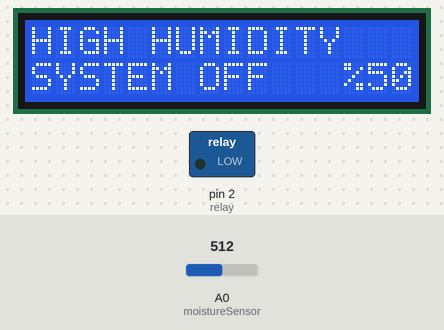
Recording of a sketch running on a simulated Arduino Uno, built with avr-gcc and run on an emulated ATmega328P. Parts: 16×2 character LCD, switched loads named in the sketch (green lamp = pin HIGH). Inputs (shaded band) come from the test bench; at power-on: A0 (moistureSensor) = 512. What the sketch prints to the serial monitor is not drawn.

Above: at 1.2 s.
1.3 s: A0 (moistureSensor) set to 608
At 2.0 s:
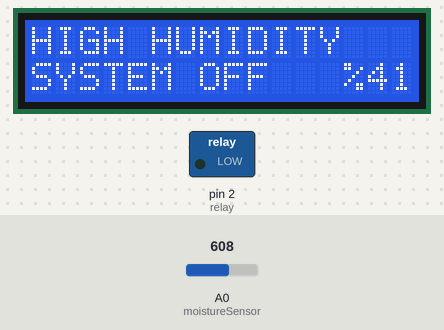
4.4 s: A0 (moistureSensor) set to 637
At 6.6 s:
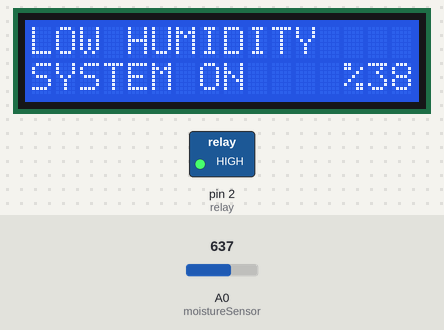
6.9 s: A0 (moistureSensor) set to 511
At 7.4 s:
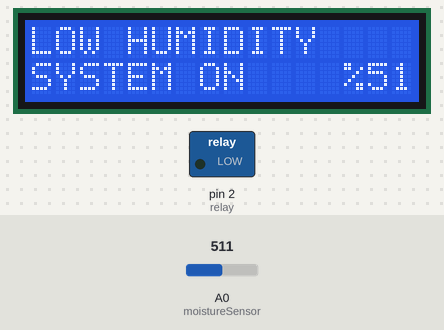
Timing chart, 0 to 9.9 s (numbered marks = the images above; inputs shaded):
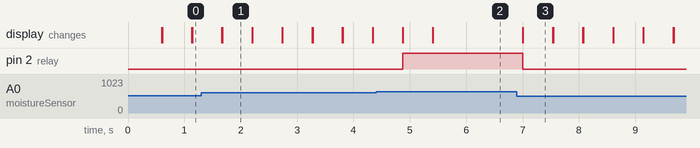

The sketch:

project_codes.ino
```cpp
#include <Wire.h>
#include <LiquidCrystal_I2C.h>
LiquidCrystal_I2C screen(0x27,16,2);

int relay=2;
int moistureSensor=A0;
int limitVal=40; // humidity value limit at which the system operates
int moisture;
int moisture_map;

void setup() {
  screen.init(); // start to LCD
  screen.backlight(); // include to background light
  pinMode(relay,OUTPUT);
  pinMode(moistureSensor,INPUT);

  digitalWrite(relay,HIGH); // low and high are written in reverse because it reads the value from the relay in reverse

  Serial.begin(9600);

}

void loop() {
  moisture = analogRead(moistureSensor);
  moisture_map = map(moisture, 0, 1023, 100, 0); //to convert the default humidity values into logical numerical data
  Serial.println(moisture);
  Serial.println(moisture_map);

  if(moisture_map>=limitVal) // if the measured humidity is higher than the limit value
  {
    digitalWrite(relay,LOW);
    screen.setCursor(13,1);
    screen.print("%");
    screen.setCursor(14,1);
    screen.print(moisture_map); // to read to humidity info on LCD
    delay(500);
    screen.setCursor(0,0);
    screen.print("HIGH HUMIDITY   ");
    screen.setCursor(0,1);
    screen.print("SYSTEM OFF    ");


  }
  else // if the measured humidity is lower than the limit value
  {
    digitalWrite(relay,HIGH);
    screen.setCursor(13,1);
    screen.print("%");
    screen.setCursor(14,1);
    screen.print(moisture_map); // to read to humidity info on LCD
    delay(500);
    screen.setCursor(0,0);
    screen.print("LOW HUMIDITY   ");
    screen.setCursor(0,1);
    screen.print("SYSTEM ON    ");
  }


}
```

Measured:
- the behaviour switches between 624 and 625 on A0 (moistureSensor) (found by bisection; images 1 and 2)
- after the input at 1.3 s, the display: first differs from a run without the input after 0.37 s (image 1)
- after the input at 4.4 s, pin 2 (relay): LOW → HIGH after 0.47 s; the display: first differs from a run without the input after 0.48 s (image 2 shows a later state)
- after the input at 6.9 s, pin 2 (relay): HIGH → LOW after 0.10 s; the display: changes after 0.11 s (image 3)
- what the display in image 1 shows lasts 0.5 s, from 1.7 s to 2.2 s
